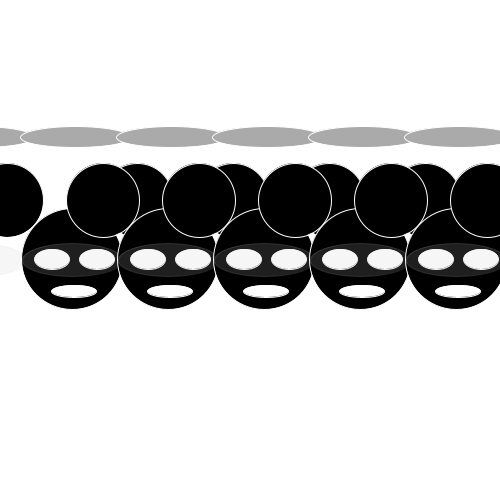
Frame 1 (no input)
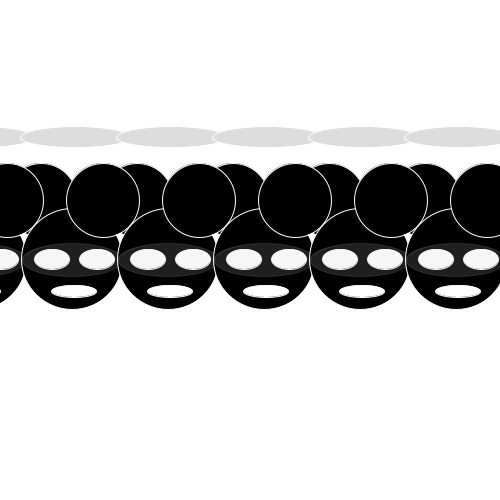
Frame 60 (the mouse pressed at the canvas centre just before this capture)
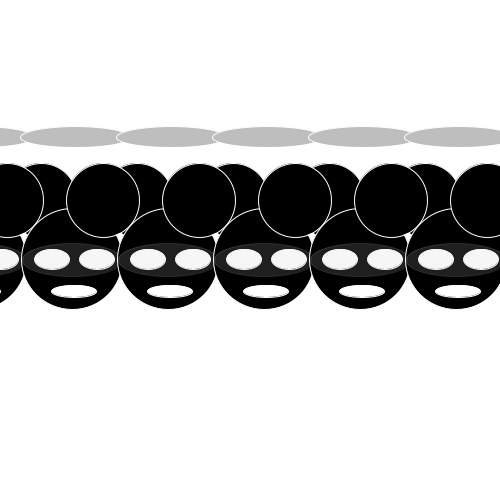
Frame 120 (the mouse held since frame 60 and released just before this capture)

The Processing sketch that drew these frames (run headless with seeded random() and noise(); from frame 60 on, the mouse is pressed at the canvas centre):

// Processing sketch: processing_145765
// ── processing_145765.pde

int Mau5Y;
int Mau5X;
int eyes;
int repeat;
 
//basic
void setup() {
  size(500, 500);
  eyes = 170;
}
 
 
void draw() {
  background(255);
   
  for (int i = 0; i < 15; i = i + 1){
  monster (-24+(i*96),260);
  }
 
  aureool();
}
 
 
 
 
 
void monster(int Mau5X, int Mau5Y) {
  
   //* Head
  stroke (255);
  
  ellipseMode(CENTER);
  ellipse (Mau5X, Mau5Y+-1, 101, 101);
  //* Ears
  //Right Ear
  ellipse (Mau5X+65, Mau5Y+-60, 73, 74);
  //Left Ear
  ellipse (Mau5X-65, Mau5Y-60, 73, 74);
  //* Eyes
fill(255);
  ellipseMode (CENTER);
  ellipse (Mau5X-20, Mau5Y+-1, 35, 20);
  ellipse (Mau5X+25, Mau5Y+-1, 35, 20);
  //* Eyemask
  stroke(200,40);
fill(200,40);  
  ellipse (Mau5X+0, Mau5Y+0, 100, 33);
  //* aureool
  stroke (255);
  fill (eyes);
  ellipse (Mau5X+3, Mau5Y-123, 110, 21);
  //*mouth 
  stroke (255);
  fill (255);
  ellipse (Mau5X+2, Mau5Y+31, 45, 12);
 
  stroke(0);
  fill(0);
  
}
 
 
void aureool(){
    for (int i = 0; i < 5; i++) {
    eyes = eyes + i;
  }
  if (eyes >= 255) {
    eyes = 170;
  }
}
